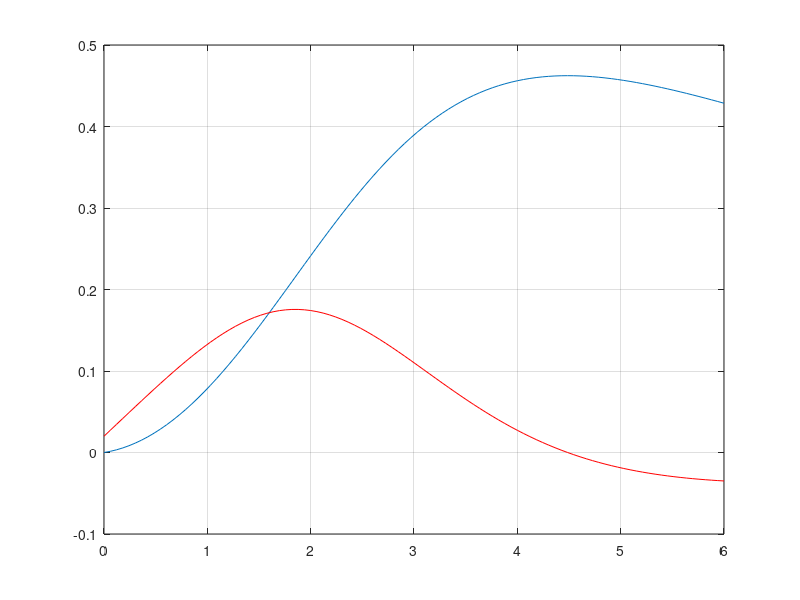

Write MATLAB code to recreate this figure.
%Utilizremos el metodo de Newton Raphson

c = @(t) (3*t.^2 + t)./(50 + t.^3); %funcion original

dc = @(t) (-3*t.^4 -2*t.^3 + 300*t + 50)./ ((50+t.^3).^2); %derivada de la funcion

ddc = @(t) 6*((t.^4 + t.^3 - 350*t - 100)*t.^2+2500)./((t.^3+50).^3); %segunda derivada
tol = 10e-8;

xx = linspace(0,6);

plot(xx,c(xx)) %grafico
grid on;hold on
%con un vistazo al grafico podemos observar que el 
%punto maximo se encientra cerca de x=3, lo que usaremos 
%punto final

plot(xx,dc(xx),'r') %grafica de la derivada

x0 = 3 %punto inicial 

it = 0; %numero de iteraciones

while true %iteraciones newton-raphson
  it = it + 1;
  x1 = x0 - dc(x0)/ddc(x0);
  if abs(x0 - x1) < tol %condicion de termino
        break;
  end
  x0 = x1;
end

 numero_iteraciones = it

tiempo_maximo = x1 %valor de t donde la concentracion es maxima

concentracion_maxima = c(x1)  %valor de la concentracion